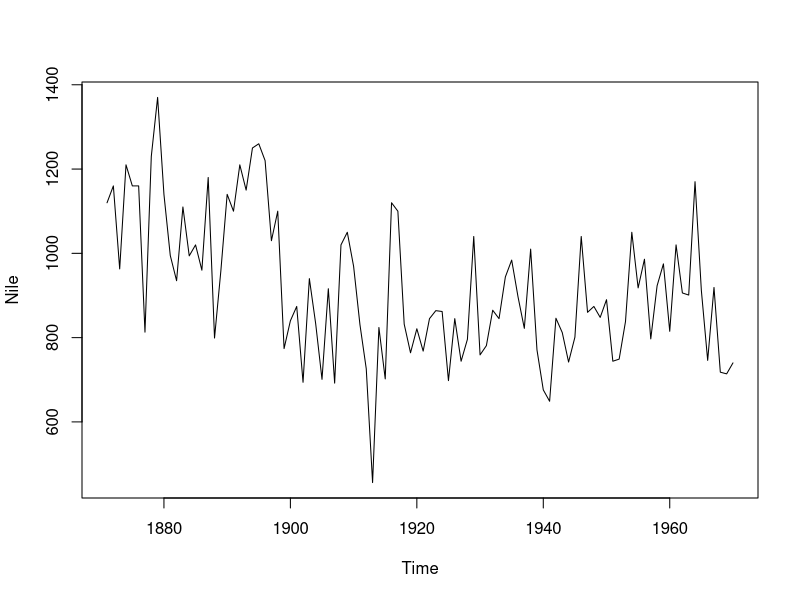
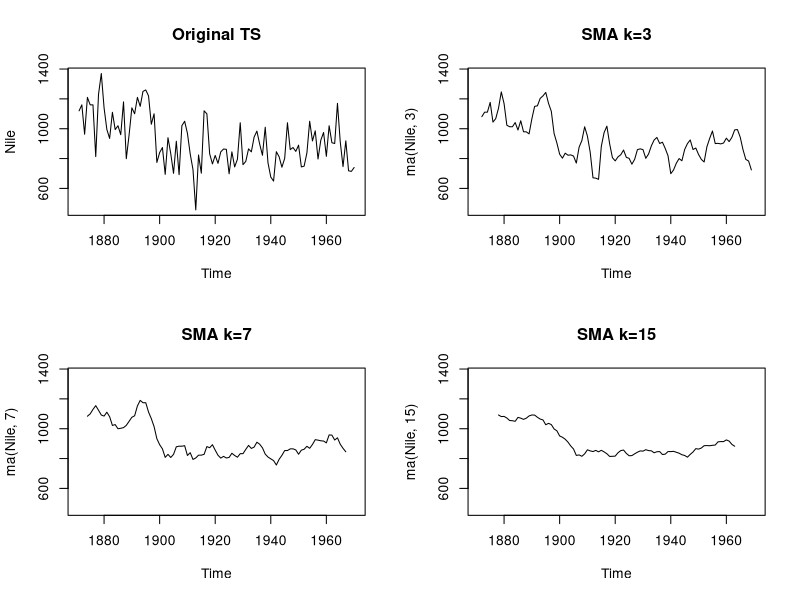
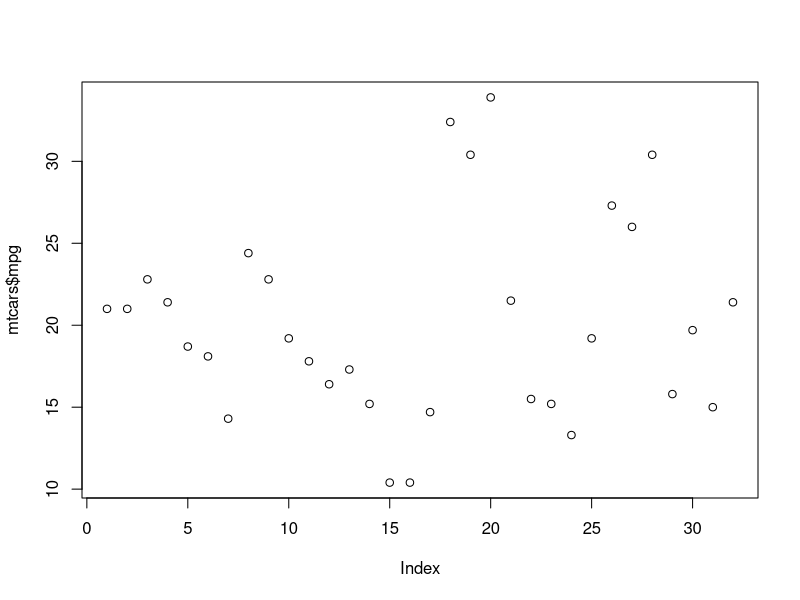
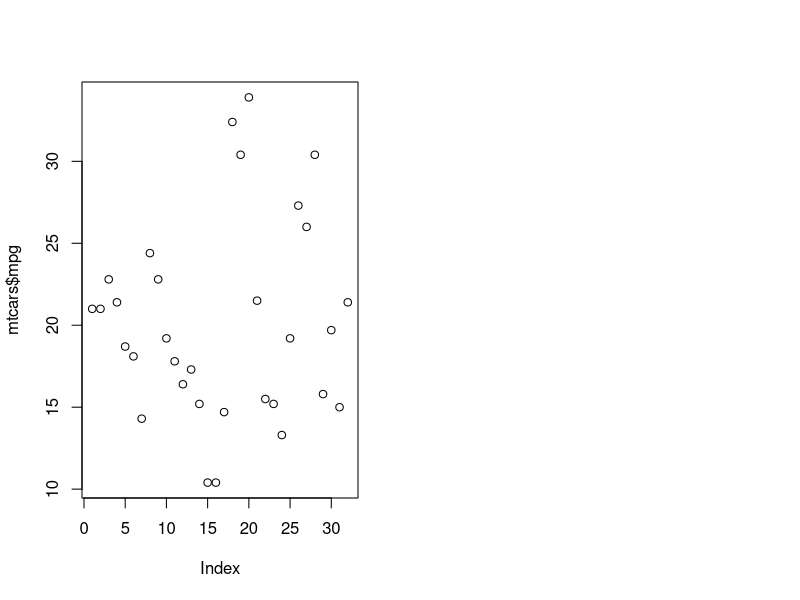
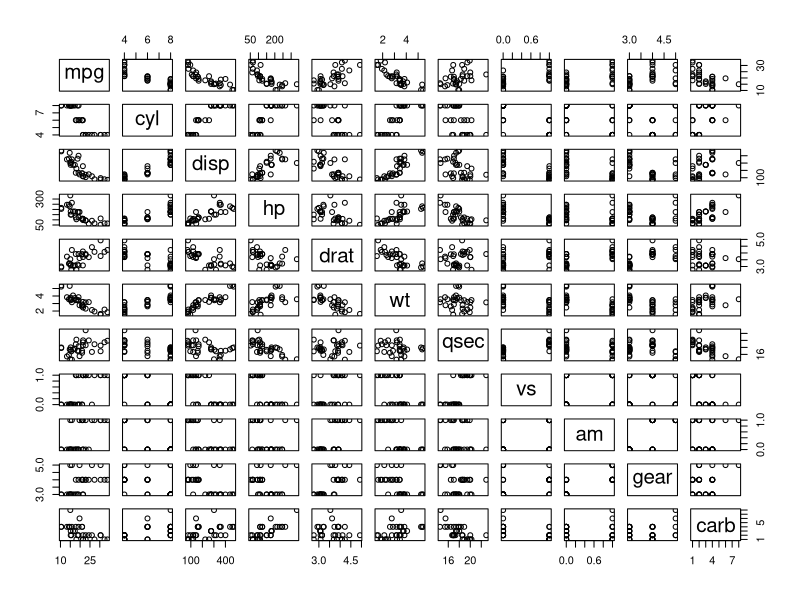

These charts were generated, in order, by the following R code:
# TS - Simple Moving Average
#SMA
# use for 
#Data settechnique to get an overall idea of the trends in a data set; it is an average of any subset of numbers. The moving average is extremely useful for forecasting long-term trends


Nile  # river flow from year 1871 to 1970

plot(Nile)

library(forecast)  # for forecasting
opar = par(no.readonly = T) #save current parameters
par(mfrow=c(2,2))
(ylim = range(Nile))
plot(Nile, main='Original TS')
head(Nile)
ma(Nile,3)
head(Nile,4)
head(ma(Nile,3))
(1120+1160+963)/3
mean(Nile[1:3]);mean(Nile[2:4]); mean(Nile[3:5]); mean(Nile[4:6])
ma(Nile,3)

plot(ma(Nile,3), main='SMA k=3', ylim=ylim)
plot(ma(Nile,7), main='SMA k=7', ylim=ylim)
plot(ma(Nile,15),main='SMA k=15', ylim=ylim)
par(opar)

#mfrow mfcol
mtcars
names(mtcars)
plot(mtcars$mpg)      
par(mfrow=c(1,2))
plot(mtcars$mpg)
plot(mtcars)














